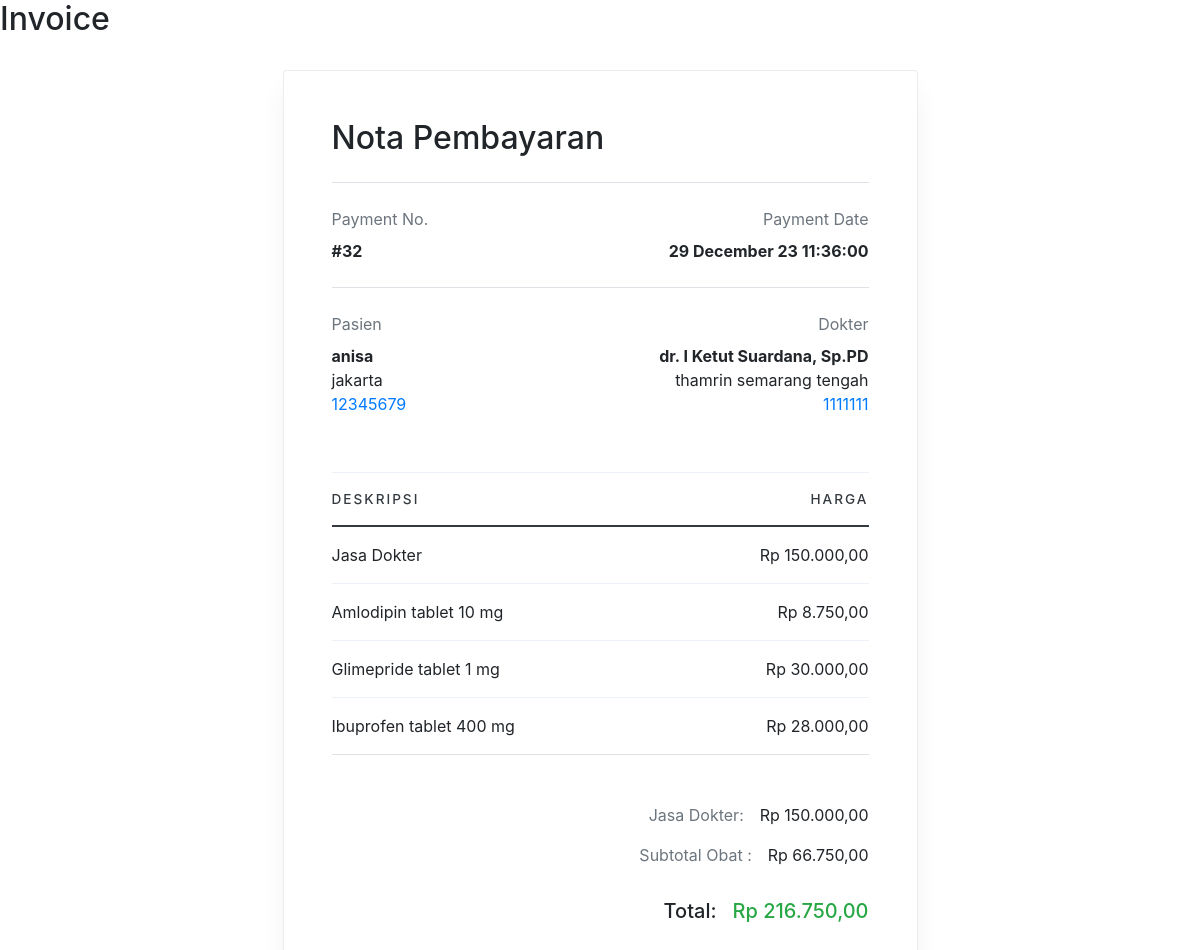
Page /invoice.php?id=32 on the committed database.
### tables this page shows
CREATE TABLE `periksa` (
  `id` int(10) UNSIGNED NOT NULL,
  `id_dokter` int(10) UNSIGNED NOT NULL,
  `id_pasien` int(10) UNSIGNED NOT NULL,
  `tgl_periksa` datetime NOT NULL,
  `catatan` text NOT NULL
);

CREATE TABLE `pasien` (
  `id` int(10) UNSIGNED NOT NULL,
  `nama` varchar(255) DEFAULT NULL,
  `alamat` varchar(255) DEFAULT NULL,
  `no_hp` varchar(50) DEFAULT NULL
);

CREATE TABLE `dokter` (
  `id` int(10) UNSIGNED NOT NULL,
  `nama` varchar(255) DEFAULT NULL,
  `alamat` varchar(255) DEFAULT NULL,
  `no_hp` varchar(50) DEFAULT NULL
);

CREATE TABLE `obat` (
  `id` int(11) NOT NULL,
  `nama_obat` varbinary(50) NOT NULL,
  `kemasan` varchar(35) NOT NULL,
  `harga` int(11) NOT NULL
);

### invoice.php (the view, shortened to what this page needs)
<?php
include_once("koneksi.php");
?>
<!DOCTYPE html>
<html lang="en">
<head>
    <link href="https://cdn.jsdelivr.net/npm/bootstrap@5.0.2/dist/css/bootstrap.min.css" rel="stylesheet">
    <link rel="stylesheet" href="https://stackpath.bootstrapcdn.com/bootstrap/4.5.2/css/bootstrap.min.css">
</head>
<body>
<h2>Invoice</h2>
    <br>
<div class="container mt-6 mb-7">
    <?php
        $id_pasien = '';
        $id_dokter = '';
        $tgl_periksa = '';
        if (isset($_GET['id'])) {
            $id_periksa = $_GET['id'];
            $ambil = mysqli_query($mysqli, "SELECT * FROM periksa WHERE id='$id_periksa'");
            $row = mysqli_fetch_array($ambil);
            if ($row) {
                $id_pasien = $row['id_pasien'];
                $id_dokter = $row['id_dokter'];
                $tgl_periksa = $row['tgl_periksa'];
            }
            $ambil_pasien = mysqli_query($mysqli, "SELECT * FROM pasien WHERE id='$id_pasien'");
            $row_pasien = mysqli_fetch_array($ambil_pasien);
            $nama_pasien = $row_pasien['nama'];
            $alamat_pasien = $row_pasien['alamat'];
            $hp_pasien = $row_pasien['no_hp'];
            $ambil_dokter = mysqli_query($mysqli, "SELECT * FROM dokter WHERE id='$id_dokter'");
            $row_dokter = mysqli_fetch_array($ambil_dokter);
            $nama_dokter = $row_dokter['nama'];
            $alamat_dokter = $row_dokter['alamat'];
            $hp_dokter = $row_dokter['no_hp'];
    ?>
    <?php
        }
    ?>
    <div class="row justify-content-center">
      <div class="col-lg-12 col-xl-7">
        <div class="card">
          <div class="card-body p-5">
            <h2>
              Nota Pembayaran
            </h2>
            <div class="border-top border-gray-200 pt-4 mt-4">
              <div class="row">
                <div class="col-md-6">
                  <div class="text-muted mb-2">Payment No.</div>
                  <strong>#<?php echo $id_periksa; ?></strong>
                </div>
                <div class="col-md-6 text-md-end">
                  <div class="text-muted mb-2">Payment Date</div>
                  <strong><?php echo date('d F y h:i:s', strtotime($tgl_periksa)); ?></strong>
                </div>
              </div>
            </div>
            <div class="border-top border-gray-200 mt-4 py-4">
              <div class="row">
                <div class="col-md-6">
                  <div class="text-muted mb-2">Pasien</div>
                  <strong>
                    <?php echo $nama_pasien; ?>
                  </strong>
                  <p class="fs-sm">
                  <?php echo $alamat_pasien; ?>
                    <br>
                    <a href="#!" class="text-purple"><?php echo $hp_pasien; ?>
                    </a>
                  </p>
                </div>
                <div class="col-md-6 text-md-end">
                  <div class="text-muted mb-2">Dokter</div>
                  <strong>
                  <?php echo $nama_dokter; ?>
                  </strong>
                  <p class="fs-sm">
                  <?php echo $alamat_dokter; ?>
                    <br>
                    <a href="#!" class="text-purple"><?php echo $hp_dokter; ?>
                    </a>
                  </p>
                </div>
              </div>
            </div>
            <table class="table border-bottom border-gray-200 mt-3">
              <thead>
                <tr>
                  <th scope="col" class="fs-sm text-dark text-uppercase-bold-sm px-0">Deskripsi</th>
                  <th scope="col" class="fs-sm text-dark text-uppercase-bold-sm text-end px-0">Harga</th>
                </tr>
              </thead>
              <tbody>
                <tr>
                  <td class="px-0">Jasa Dokter</td>
                  <td class="text-end px-0"><?php echo 'Rp ' . number_format(150000, 2, ',', '.'); ?></td>
                </tr>
                <tr>
                   <?php
                    $ambil_obat = mysqli_query($mysqli, "SELECT obat.id, obat.nama_obat, obat.harga FROM detail_periksa
                                                          JOIN obat ON detail_periksa.id_obat = obat.id
                                                          WHERE detail_periksa.id_periksa='$id_periksa'");
					$total_harga = 0;
                    while ($row_obat = mysqli_fetch_array($ambil_obat)) {
						$total_harga += $row_obat['harga'];
                    ?>
                        <tr>
                            <td class="px-0"><?php echo $row_obat['nama_obat']; ?></td>
                            <td class="text-end px-0"><?php echo 'Rp ' . number_format($row_obat['harga'], 2, ',', '.'); ?></td>
                        </tr>
                    <?php
                    }
					$total = 150000 + $total_harga;
                    ?>
                </tr>
              </tbody>
            </table>
            <div class="mt-5">
              <div class="d-flex justify-content-end">
                <p class="text-muted me-3">Jasa Dokter:</p>
                <span><?php echo 'Rp ' . number_format(150000, 2, ',', '.'); ?></span>
              </div>
              <div class="d-flex justify-content-end">
                <p class="text-muted me-3">Subtotal Obat :</p>
                <span><?php echo 'Rp ' . number_format($total_harga, 2, ',', '.'); ?></span>
              </div>
              <div class="d-flex justify-content-end mt-3">
                <h5 class="me-3">Total:</h5>
                <h5 class="text-success"><?php echo 'Rp ' . number_format($total, 2, ',', '.'); ?></h5>
              </div>
            </div>
          </div>
        </div>
      </div>
    </div>
  </div>
</body>
</html>

### invoice.php (style rules this page uses)
.text-uppercase-bold-sm { text-transform: uppercase!important; font-weight: 500!important; letter-spacing: 2px!important; font-size: .85rem!important; }
.justify-content-center { justify-content: center!important; }
.card { position: relative; display: flex; flex-direction: column; min-width: 0; word-wrap: break-word; background-color: #fff; background-clip: border-box; border: 1px solid rgba(30,46,80,.09); border-radius: 0.25rem; box-shadow: 0 20px 27px 0 rgb(0 0 0 / 5%); }
.p-5 { padding: 3rem!important; }
.card-body { flex: 1 1 auto; padding: 1.5rem 1.5rem; }
tbody, td, tfoot, th, thead, tr { border-color: inherit; border-style: solid; border-width: 0; }
.table td, .table th { border-bottom: 0; border-top: 1px solid #edf2f9; }
.table>:not(caption)>*>* { padding: 1rem 1rem; background-color: var(--bs-table-bg); border-bottom-width: 1px; box-shadow: inset 0 0 0 9999px var(--bs-table-accent-bg); }
.px-0 { padding-right: 0!important; padding-left: 0!important; }
.table thead th, tbody td, tbody th { vertical-align: middle; }
.mt-5 { margin-top: 3rem!important; }

### rows in the picture
periksa: tgl_periksa "29 December 23 11:36:00"
pasien: nama "anisa", alamat "jakarta", no_hp "12345679"
dokter: nama "dr. I Ketut Suardana, Sp.PD", alamat "thamrin semarang tengah", no_hp "1111111"
obat: nama_obat "Amlodipin tablet 10 mg", harga "8.750,00"
obat: nama_obat "Glimepride tablet 1 mg", harga "30.000,00"
obat: nama_obat "Ibuprofen tablet 400 mg", harga "28.000,00"

### other values in the picture
$id_periksa "32"
150000 "150.000,00"
$total_harga "66.750,00"
$total "216.750,00"
